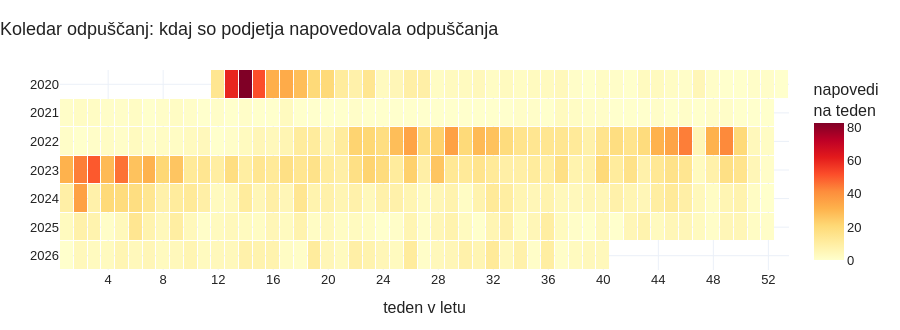

Notebook code for this chart:
### Code cell
show("1_koledar")

### Figure 1 — Plotly figure (JSON) as saved in the notebook; plotly's stock layout.template omitted (floating-point values rounded to 4 significant figures; data arrays with more than 128 entries replaced by an {"elided": "..."} marker saying what was removed)
{"data": [{"colorbar": {"title": {"text": "napovedi<br>na teden"}}, "colorscale": [[0, "rgb(255,255,204)"], [0.125, "rgb(255,237,160)"], [0.25, "rgb(254,217,118)"], [0.375, "rgb(254,178,76)"], [0.5, "rgb(253,141,60)"], [0.625, "rgb(252,78,42)"], [0.75, "rgb(227,26,28)"], [0.875, "rgb(189,0,38)"], [1, "rgb(128,0,38)"]], "hoverongaps": false, "hovertemplate": "leto %{y}, teden %{x}: %{z} napovedi<extra></extra>", "type": "heatmap", "x": [1, 2, 3, 4, 5, 6, 7, 8, 9, 10, 11, 12, 13, 14, 15, 16, 17, 18, 19, 20, 21, 22, 23, 24, 25, 26, 27, 28, 29, 30, 31, 32, 33, 34, 35, 36, 37, 38, 39, 40, 41, 42, 43, 44, 45, 46, 47, 48, 49, 50, 51, 52, 53], "xgap": 1, "y": ["2020", "2021", "2022", "2023", "2024", "2025", "2026"], "ygap": 1, "z": {"elided": "7x53 float values"}}], "layout": {"colorway": ["#4C78A8", "#F58518", "#E45756", "#72B7B2", "#54A24B", "#EECA3B", "#B279A2", "#FF9DA6", "#9D755D", "#BAB0AC"], "font": {"color": "#222222", "family": "Arial, Helvetica, sans-serif", "size": 13}, "height": 330, "hoverlabel": {"namelength": -1}, "legend": {"orientation": "h", "x": 0, "y": -0.15, "yanchor": "top"}, "margin": {"b": 60, "l": 60, "r": 30, "t": 70}, "separators": ",.", "title": {"text": "Koledar odpuščanj: kdaj so podjetja napovedovala odpuščanja", "x": 0, "xanchor": "left"}, "xaxis": {"dtick": 4, "title": {"text": "teden v letu"}}, "yaxis": {"autorange": "reversed"}}}
